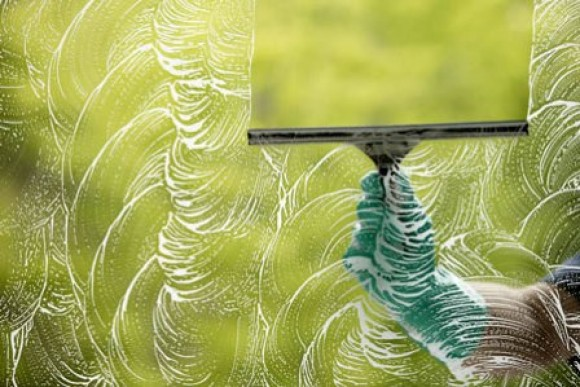
//> input picture Squichi.jpg, 580 x 387 px
$ ./HarrisFeaturePoints   (built with g++ and OpenCV 4)
//> lines starting //> are read from the running program, lines starting //| are printed output that depends on the picture; after the words box and inside, x2 and y2 are one past the last pixel; in counts of white or black regions, pixels touching at a corner belong together
#include "opencv2/highgui/highgui.hpp"
#include "opencv2/imgproc/imgproc.hpp"
#include <iostream>
#include <stdio.h>
#include <stdlib.h>

using namespace cv;
using namespace std;

int thresh = 105;

int main( )
{
    Mat src, // source image
        gray, // gray image
         dst, // destination image
         dst_norm, // normalized destination image
         dst_norm_scaled; // scaled normalized destination image

    // Load source image and convert it to gray
    src = imread( "Squichi.jpg", 1 );
//> src is the input picture: 387 rows x 580 cols, CV_8UC3; mean B, G, R 92.6, 169.3, 161.6

    // Grayscale conversion
    cvtColor( src, gray, CV_BGR2GRAY );
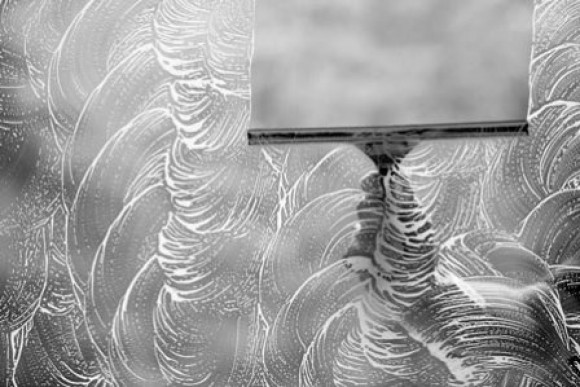
//> gray: 387 rows x 580 cols, CV_8UC1; min 0, max 253, mean 158.2
    dst = Mat::zeros( src.size(), CV_32FC1 );

    // counter //
     int counter = 0;

    // Detecting corners
    cornerHarris( gray, dst, 7, 5, 0.05, BORDER_DEFAULT );
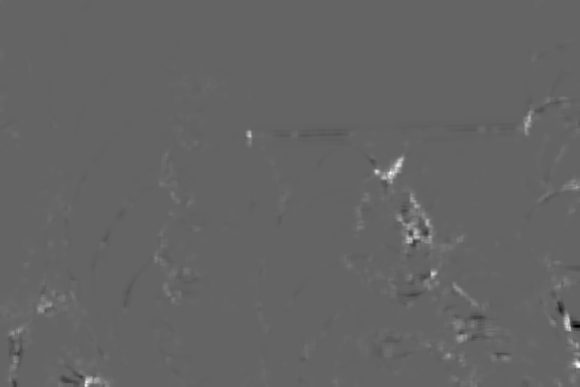
//> dst: 387 rows x 580 cols, CV_32FC1; min -0.136, max 0.21, mean 0.00123; drawn with min black and max white

    // Normalizing
    normalize( dst, dst_norm, 0, 255, NORM_MINMAX, CV_32FC1, Mat() );
    convertScaleAbs( dst_norm, dst_norm_scaled );

    // Drawing a circle around corners
    for( int j = 0; j < dst_norm.rows ; j++ )
    { for( int i = 0; i < dst_norm.cols; i++ )
    {
        if( (int) dst_norm.at<float>(j,i) > thresh )
        {
            circle( dst_norm_scaled, Point( i, j ), 5,  Scalar(0), 2, 8, 0 );
            circle( gray, Point( i, j ), 5,  Scalar(0), 2, 8, 0 );
            counter++;
        }
    }
    }
//> this loop made 387 passes
//> counter on passes 1 to 3: 0, 0, 0
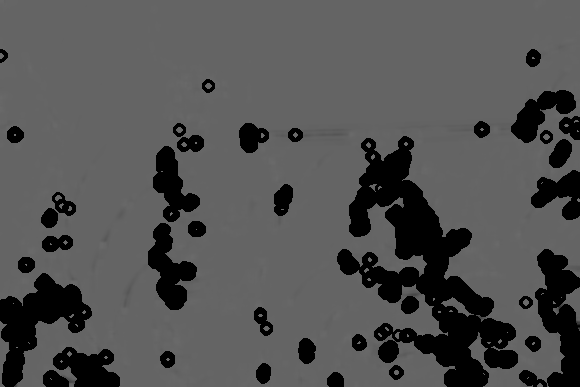
//> dst_norm_scaled: 387 rows x 580 cols, CV_8UC1; min 0, max 113, mean 81.9
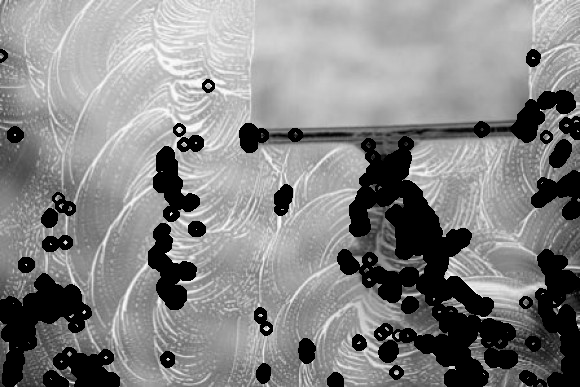
//> gray: 387 rows x 580 cols, CV_8UC1; 18.21% of pixels changed, all inside (x1, y1, x2, y2) = (0, 49, 580, 387)
//> after the loop, counter = 9265


    // Showing the result
    namedWindow( "Harris_corners_window", CV_WINDOW_AUTOSIZE );
    imshow( "Harris_corners_window", gray);
    namedWindow( "Harris_corners_norm_scaled", CV_WINDOW_AUTOSIZE );
    imshow( "Harris_corners_norm_scaled", dst_norm_scaled);
    std::cout <<" Dirt Score = "<< counter << std::endl;
//|  Dirt Score = 9265

    waitKey(0);
    return(0);
}
